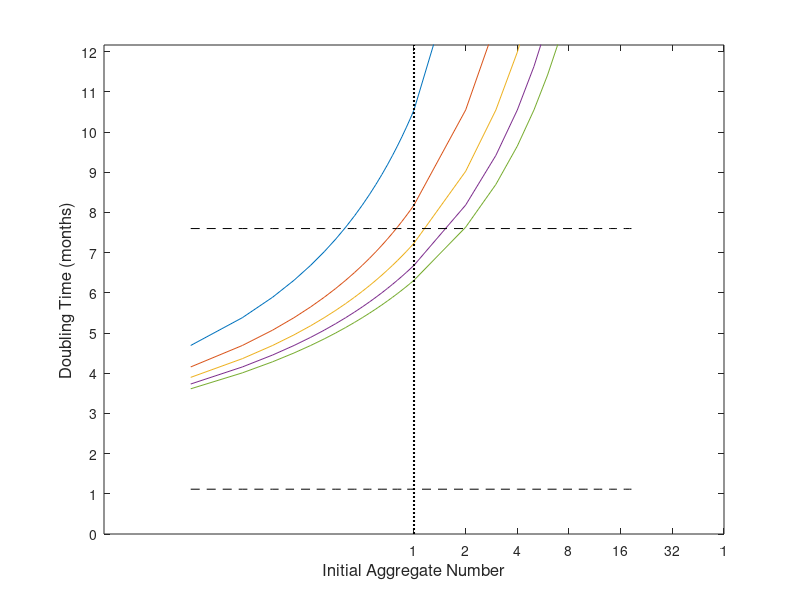

MATLAB code to generate this figure: (Note: this script raises an error after producing the figure.)
clear all
clc
%close all

x=round(linspace(11,55,5));
%x=5;
t=365*3;
x0=[linspace(0,1,21),round(linspace(1,20,380))];

for i=1:length(x)
tau(i,:)=t./(log2(x(i)./x0));
end

for i=1:length(x)
tau_max(i)=max(tau(i,:));
end

for i=1:length(x)
    counter=1;
    while tau(i,counter)<tau_max
        counter=counter+1;
    end
    counter_vector(i)=counter;
end

for i=1:length(x)
tau(i,:)=[tau(i,1:counter_vector(i)),NaN(1,length(x0)-counter_vector(i))];
end
    
lower_tau=30.4*1.1*ones(1,length(x0));
upper_tau=30.4*7.5*ones(1,length(x0));

[~,threshold_ind]=ind2sub(size(x0),find(x0==1));

vertx=[0 0];
verty=[0 365];

figure(1)
plot(log2(x0),tau(1,:),log2(x0),tau(2,:),log2(x0),tau(3,:),log2(x0),tau(4,:),...
    log2(x0),tau(5,:),log2(x0),lower_tau,'k--',log2(x0),upper_tau,'k--',vertx,verty,'k:','LineWidth',1.5);
ylim([0,365])
set(gca,'XTick',0:1:20,'YTick',0:30:365,'XTickLabel',[1 2 4 8 16 32],'YTickLabel',[0:1:12])
xlabel('Initial Aggregate Number','FontSize',12)
ylabel('Doubling Time (months)','FontSize',12)
%print('SimpleDoublingModel4','-depsc')

%%
mtx_columns=linspace(1 );

figure(2)
contour(log10(x0),log10(tau),x)